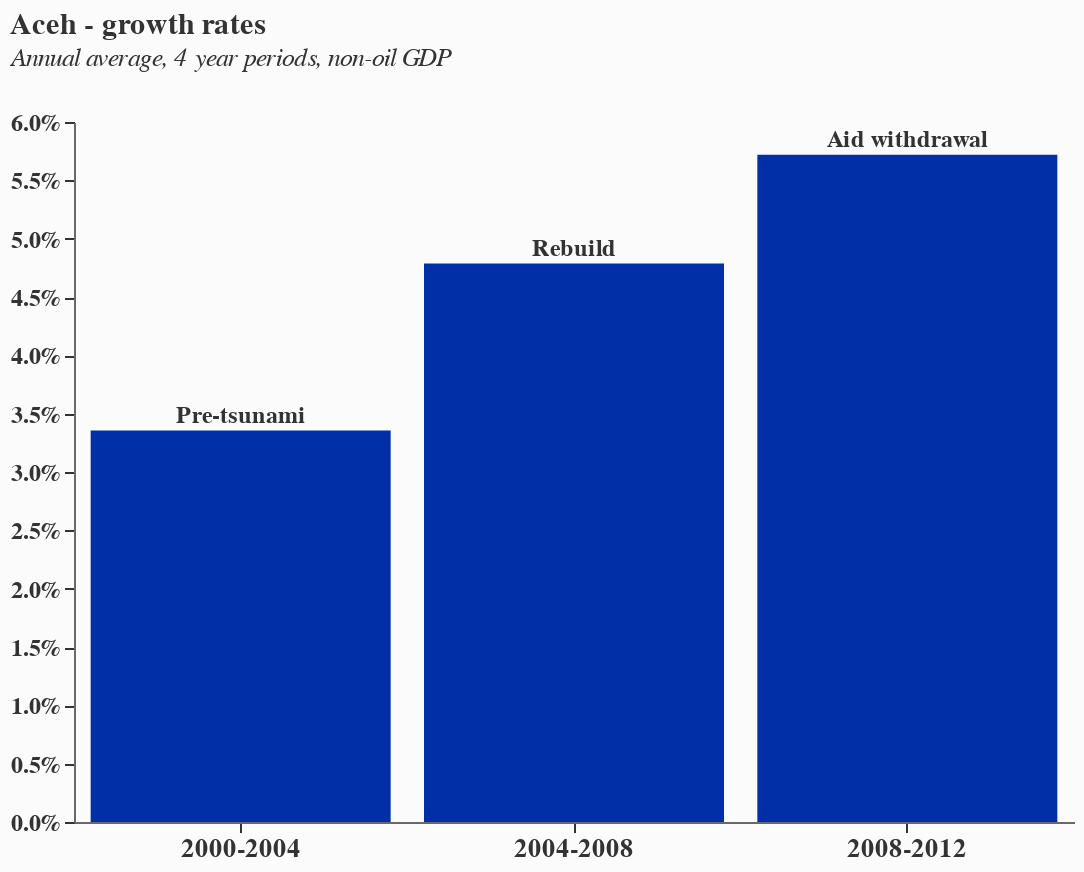

Here is the notebook cell this chart was saved with:
### Code cell
# Base chart without configuration
base = alt.Chart(aceh_gdp).encode(
    x=alt.X('date:N',
            title=None,
            axis=alt.Axis(
                labelAngle=0,
                domainColor="dimgrey",
                labelColor="#333333",
                tickColor="#333333",
                labelFontWeight="bold",
                labelFontSize=13
            ))
)

# Bar layer
bars = base.mark_bar(
    color="#002fa7",
    strokeWidth=2,
    opacity=1
).encode(
    y=alt.Y('growth:Q',
            title=None,
            axis=alt.Axis(
                format=".1%",
                grid=False,
                domainColor="dimgrey",
                labelColor="#333333",
                tickColor="#333333",
                labelFontWeight="bold",
                labelFontSize=12
            ))
)

# Text layer
text = base.mark_text(
    align="center",
    dy=-8,
    color="#333333",
    font="Newcastle Basic Clean, Arial, sans-serif",
    fontWeight="bold",
    fontSize=12
).encode(
    y=alt.Y('growth:Q'),
    text=alt.Text('label:N')
)

# Combine layers and apply configuration to the final chart
final_chart = (bars + text).properties(
    title=alt.TitleParams(
        text="Aceh - growth rates",
        fontSize=15,
        subtitle=["Annual average, 4 year periods, non-oil GDP", ""],
        subtitleFontStyle="italic",
        subtitleFontSize=13,
        anchor="start",
        color="#333333",
        subtitleColor="#333333",
        font="Newcastle Basic Clean, Arial, sans-serif"
    ),
    width=500,
    height=350
).resolve_scale(
    x='shared', y='shared'
).configure(
    background="#fbfbfb",
    view=alt.ViewConfig(stroke="transparent"),
    font="Newcastle Basic Clean, Arial, sans-serif"
)

final_chart

### Figure 1 — Vega-Lite specification as saved in the notebook (floating-point values rounded to 4 significant figures)
{"config": {"view": {"continuousWidth": 300, "continuousHeight": 300, "stroke": "transparent"}, "background": "#fbfbfb", "font": "Newcastle Basic Clean, Arial, sans-serif"}, "layer": [{"mark": {"type": "bar", "color": "#002fa7", "opacity": 1, "strokeWidth": 2}, "encoding": {"x": {"axis": {"domainColor": "dimgrey", "labelAngle": 0, "labelColor": "#333333", "labelFontSize": 13, "labelFontWeight": "bold", "tickColor": "#333333"}, "field": "date", "title": null, "type": "nominal"}, "y": {"axis": {"domainColor": "dimgrey", "format": ".1%", "grid": false, "labelColor": "#333333", "labelFontSize": 12, "labelFontWeight": "bold", "tickColor": "#333333"}, "field": "growth", "title": null, "type": "quantitative"}}}, {"mark": {"type": "text", "align": "center", "color": "#333333", "dy": -8, "font": "Newcastle Basic Clean, Arial, sans-serif", "fontSize": 12, "fontWeight": "bold"}, "encoding": {"text": {"field": "label", "type": "nominal"}, "x": {"axis": {"domainColor": "dimgrey", "labelAngle": 0, "labelColor": "#333333", "labelFontSize": 13, "labelFontWeight": "bold", "tickColor": "#333333"}, "field": "date", "title": null, "type": "nominal"}, "y": {"field": "growth", "type": "quantitative"}}}], "data": {"name": "data-9b7b2deb867cdec0a2d91686ef96615c"}, "height": 350, "resolve": {"scale": {"x": "shared", "y": "shared"}}, "title": {"text": "Aceh - growth rates", "anchor": "start", "color": "#333333", "font": "Newcastle Basic Clean, Arial, sans-serif", "fontSize": 15, "subtitle": ["Annual average, 4 year periods, non-oil GDP", ""], "subtitleColor": "#333333", "subtitleFontSize": 13, "subtitleFontStyle": "italic"}, "width": 500, "$schema": "https://vega.github.io/schema/vega-lite/v5.20.1.json", "datasets": {"data-9b7b2deb867cdec0a2d91686ef96615c": [{"date": "2000-2004", "growth": 0.03355, "label": "Pre-tsunami"}, {"date": "2004-2008", "growth": 0.04787, "label": "Rebuild"}, {"date": "2008-2012", "growth": 0.0572, "label": "Aid withdrawal"}]}}
